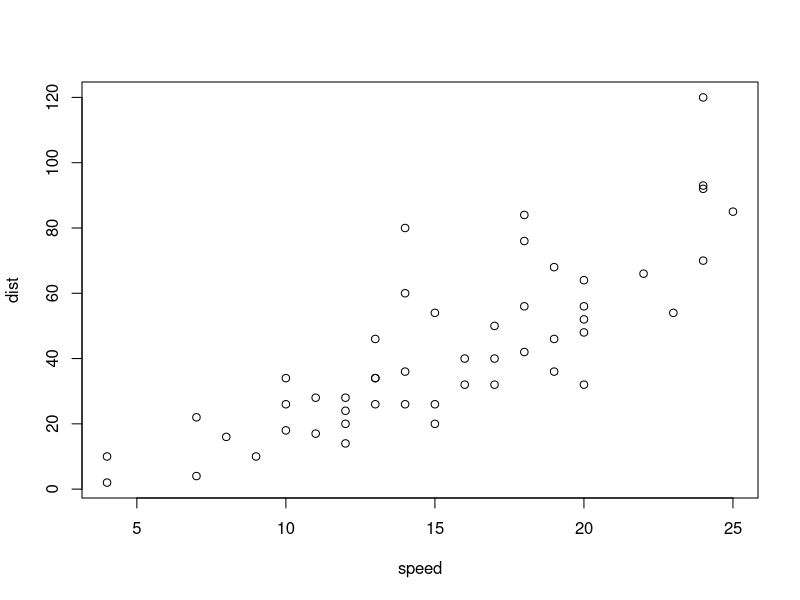
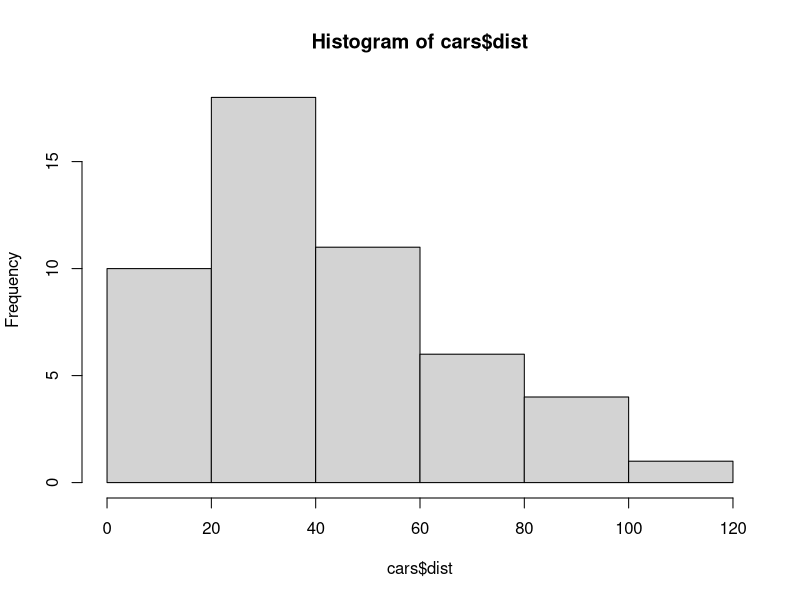

Generate these figures, in order, with R:
View(cars)
my_age <- 12
your_age <- 14
sum(my_age, your_age)
plot(cars)
hist(cars$dist)
summary(cars)
summary(cars$speed)
cars[1:6, 1]
cars[1:6, 1:2]
new_data <- c(1, 2, 3, 5, 6, 9, NA, 16, NaN)
mean(new_data)
mean(new_data, na.rm = TRUE)
sum(new_data)
sum(new_data, na.rm = TRUE)
sum(new_data)
sum(new_data, na.rm = TRUE)
d <- seq(1,5, by = 2)
d
d <- seq(1,10, by = 2)
d
qty <- c(1,2,3,4,5)
price <- c(10,11,12,13,14)
func1 <- 2 * qty * price
func1
a <- 1:5
b <- 4:7
intersect(a, b)
union(a, b)
